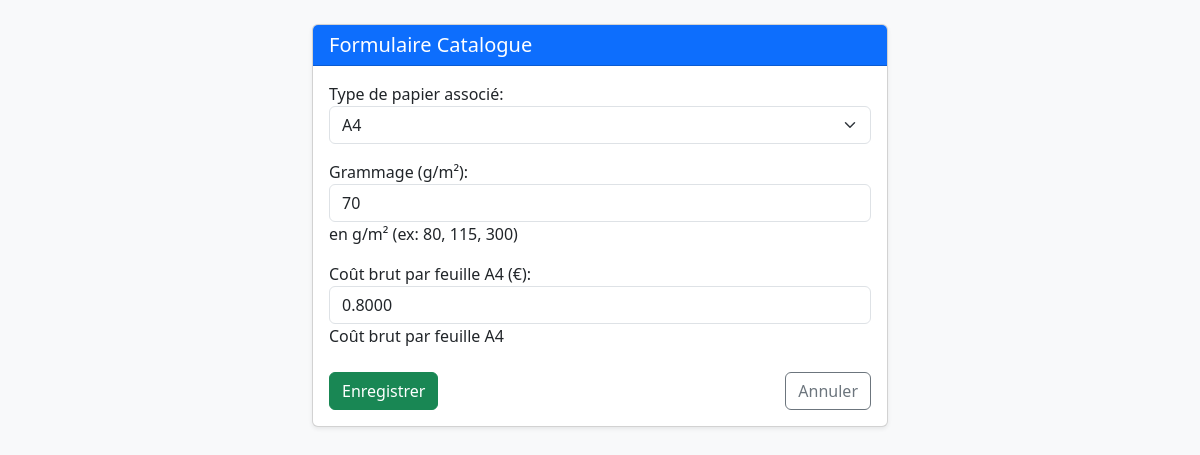
Screenshot of /catalog/weights/1/edit/ with the database file from the repository.
### catalog/models.py (models this page shows, shortened)
class PaperWeight(models.Model):
    paper_type = models.ForeignKey(PaperType, on_delete=models.CASCADE, related_name="weights")
    grammage = models.PositiveIntegerField(help_text="en g/m² (ex: 80, 115, 300)")
    cost_per_sheet_a4 = models.DecimalField(max_digits=6, decimal_places=4, help_text="Coût brut par feuille A4")

### catalog/views.py (the view)
# urls.py: path('weights/<int:pk>/edit/', views.PaperWeightUpdateView.as_view(), name='paperweight_update'),
class PaperWeightUpdateView(UpdateView):
    model = PaperWeight
    form_class = PaperWeightForm
    template_name = 'catalog/form_generic.html'
    success_url = reverse_lazy('catalog:paperweight_list')

### catalog/forms.py
class PaperWeightForm(forms.ModelForm):
    class Meta:
        model = PaperWeight
        fields = ['paper_type', 'grammage', 'cost_per_sheet_a4']
        widgets = {
            'paper_type': forms.Select(attrs={'class': 'form-select'}),
            'grammage': forms.NumberInput(attrs={'class': 'form-control', 'placeholder': 'Ex: 80, 115, 300'}),
            'cost_per_sheet_a4': forms.NumberInput(attrs={'class': 'form-control', 'step': '0.0001'}),
        }
        labels = {
            'paper_type': 'Type de papier associé',
            'grammage': 'Grammage (g/m²)',
            'cost_per_sheet_a4': 'Coût brut par feuille A4 (€)',
        }

### catalog/models.py (called while the page is built)
    def __str__(self):
        return self.name

### catalog/templates/catalog/form_generic.html (shortened to what this page needs)
<!DOCTYPE html>
<html lang="fr">
<head>
    <link href="https://cdn.jsdelivr.net/npm/bootstrap@5.3.0/dist/css/bootstrap.min.css" rel="stylesheet">
</head>
<body class="bg-light p-4">
<div class="container" style="max-width: 600px;">
    <div class="card shadow-sm">
        <div class="card-header bg-primary text-white">
            <h5 class="mb-0">Formulaire Catalogue</h5>
        </div>
        <div class="card-body">
            <form method="post">
                {{ form.as_p }}
                <div class="d-flex justify-content-between mt-4">
                    <button type="submit" class="btn btn-success">Enregistrer</button>
                    <a href="javascript:history.back()" class="btn btn-outline-secondary">Annuler</a>
                </div>
            </form>
        </div>
    </div>
</div>
</body>
</html>

### rows the page displays
PaperWeight: paper_type "A4", grammage "70", cost_per_sheet_a4 "0.8000"
